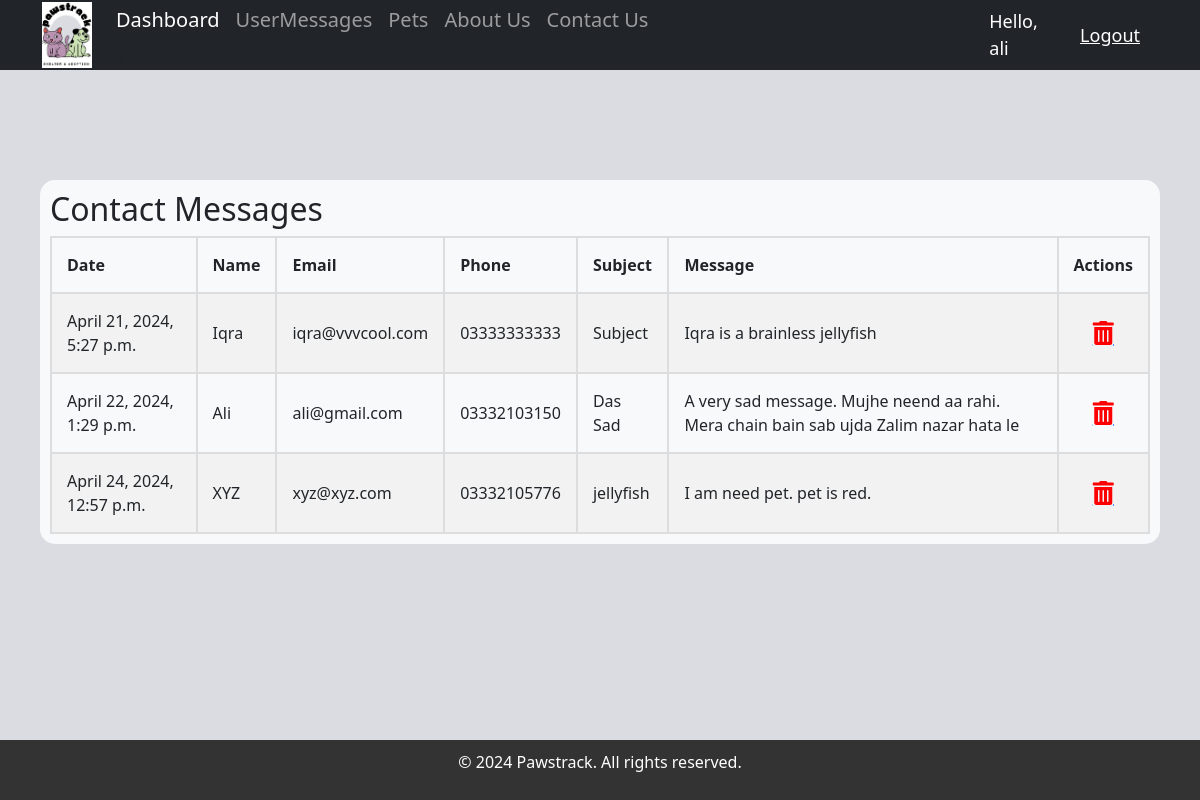
/messages/ (signed in), run on an earlier commit of the app's database.
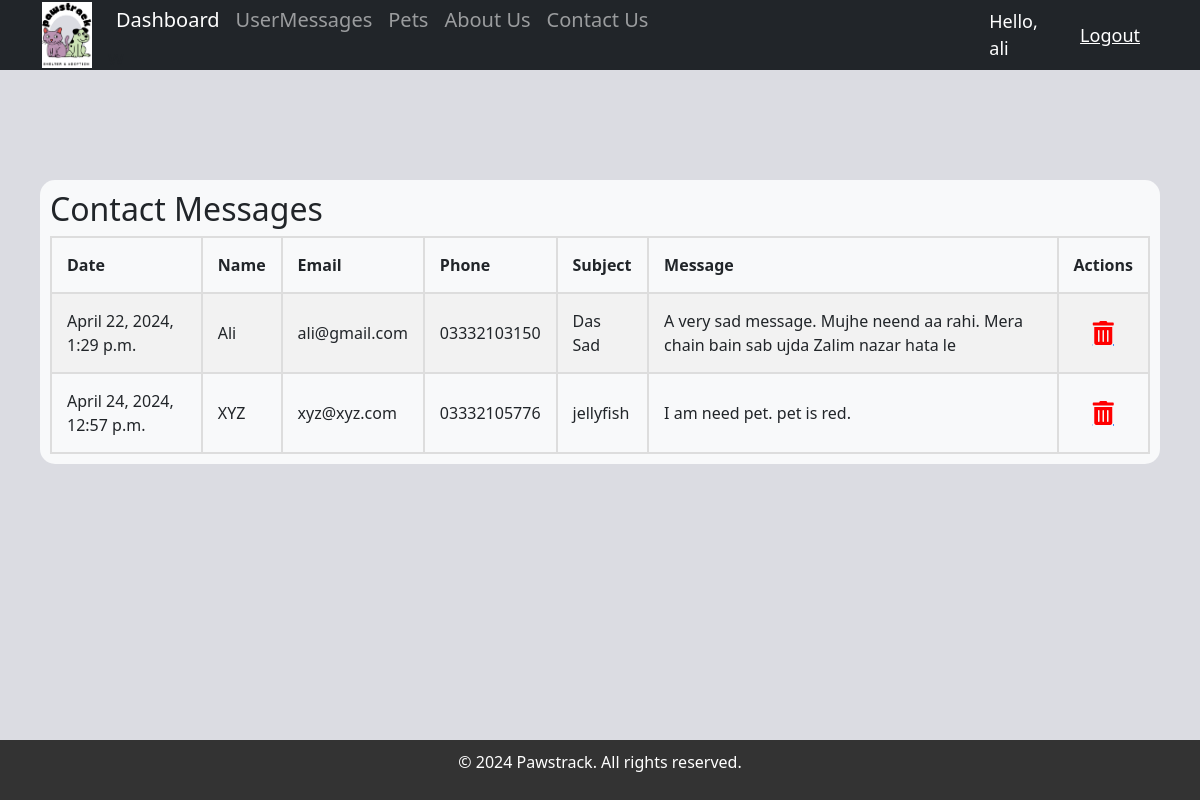
And on a later commit of the database.
### accounts/models.py (models this page shows, shortened)
class ContactMessage(models.Model):
	name = models.CharField(max_length=200, null=False)
	email = models.CharField(max_length=200, null=False)
	subject = models.CharField(max_length=200, null=False)
	message = models.TextField(null=False)
	date_created = models.DateTimeField(auto_now_add=True, null=True)
	phone = models.CharField(max_length=200, null=True)

### accounts/views.py (the view)
# urls.py: path('messages/', views.viewMessages, name='messages'),
@login_required(login_url='login')
def viewMessages(request):
	messages = ContactMessage.objects.all()
	context = {'messages': messages}
	return render(request, 'accounts/messages.html', context)

### accounts/templates/accounts/messages.html (shortened to what this page needs)
{% extends 'accounts/main.html' %}
{% load static %}
{% block content %}
    <div class="container">
        <div class="section-container">
            <h2>Contact Messages</h2>
            <table>
                <tr>
                    <th>Date</th>
                    <th>Name</th>
                    <th>Email</th>
                    <th>Phone</th>
                    <th>Subject</th>
                    <th>Message</th>
                    <th>Actions</th>
                </tr>
                {% for message in messages %}
                <tr>
                    <td>{{ message.date_created }}</td>
                    <td>{{ message.name }}</td>
                    <td>{{ message.email }}</td>
                    <td>{{ message.phone }}</td>
                    <td>{{ message.subject }}</td>
                    <td>{{ message.message }}</td>
                    <td>
                        <a href="{% url 'message_delete' message.id %}" class="delete-link"><i class="fas fa-trash-alt delete-icon" style="color:red;"></i></a>
                    </td>
                </tr>
                {% endfor %}
            </table>
        </div>
    </div>
{% endblock %}

### accounts/templates/accounts/main.html (shortened to what this page needs)
{% load static %}
<!DOCTYPE html>
<html>
<head>
	<link href="https://cdn.jsdelivr.net/npm/bootstrap@5.1.3/dist/css/bootstrap.min.css" rel="stylesheet">
	<link rel="stylesheet" type="text/css" href="{% static '/css/main.css' %}">
	<link rel="stylesheet" href="https://cdnjs.cloudflare.com/ajax/libs/font-awesome/5.15.3/css/all.min.css">
	<link rel="stylesheet" href="https://use.fontawesome.com/releases/v5.6.1/css/all.css">
</head>
<body>
	{% include 'accounts/navbar.html' %}
	<div class="container-fluid">{% block content %} {% endblock content %}</div>
	{% include 'accounts/footer.html' %}
</body>
</html>

### accounts/templates/accounts/navbar.html (shortened to what this page needs)
{% load static %}
<nav class="navbar navbar-expand-lg navbar-dark bg-dark">
  <div class="container-fluid">
    <a class="navbar-brand" href="{% url 'home' %}">
      <img width="50" src="{% static 'images/PAWS.png' %}">
    </a>
    <div class="collapse navbar-collapse" id="navbarNav">
      <ul class="navbar-nav">
        {% if request.user.is_staff %}
        <li class="nav-item">
          <a class="nav-link active" aria-current="page" href="{% url 'home' %}">Dashboard</a>w
          <li class="nav-item">
            <a class="nav-link" href="{% url 'messages' %}">UserMessages</a>
          </li>
          <li class="nav-item">
            <a href="{% url 'pet_list' %}" class="nav-link">Pets</a>
          </li>
        </li>
        {% endif %}
        <li class="nav-item">
          <a class="nav-link" href="{% url 'about' %}">About Us</a>
        </li>
        <li class="nav-item">
          <a class="nav-link" href="{% url 'contact' %}">Contact Us</a>
        </li>
      </ul>
    </div>
  </div>
  <span class="hello-msg">Hello, {{request.user}}</span>
  <span><a class="hello-msg" href="{% url 'logout' %}">Logout</a></span>
</nav>

### accounts/templates/accounts/footer.html (shortened to what this page needs)
{% load static %}
<footer id="main-footer">
    <p>&copy; 2024 Pawstrack. All rights reserved.</p>
</footer>

### static/css/main.css (style rules this page uses)
body { background-color: #dbdce2; }

### accounts/templates/accounts/navbar.html (style rules this page uses)
.hello-msg { font-size: 18px; color: #fff; margin-right: 30px; }
.navbar { width: 100%; height: 70px; top: 0; display: flex; justify-content: space-between; align-items: center; font-size: 20px; padding: 0 30px; }

### accounts/templates/accounts/messages.html (style rules this page uses)
body { margin: 0; padding: 0; }
.container { display: flex; justify-content: space-between; margin: 0 auto; width: 100%; padding: 10px; margin-top: 100px; margin-bottom: 10px; }
.section-container { width: 100%; padding: 10px; background-color: #f8f9fa; border-radius: 15px; }
.delete-icon { font-size: 24px; text-align: center; display: block; color: red; }
table { width: 100%; max-width: 100%; border-collapse: collapse; }
table, th, td { border: 2px solid #ddd; padding: 15px; word-wrap: break-word; overflow-wrap: break-word; }
table tr:nth-child(even) { background-color: #f2f2f2; }

### accounts/templates/accounts/footer.html (style rules this page uses)
footer { background-color: #333; color: #fff; text-align: center; padding: 10px 0; position:fixed; bottom: 0; width: 100%; }

What changed in the data, as far as the page shows it:
removed ContactMessage: date_created "April 21, 2024, 5:27 p.m.", name "Iqra", email "iqra@vvvcool.com", phone "03333333333", subject "Subject", message "Iqra is a brainless jellyfish"
